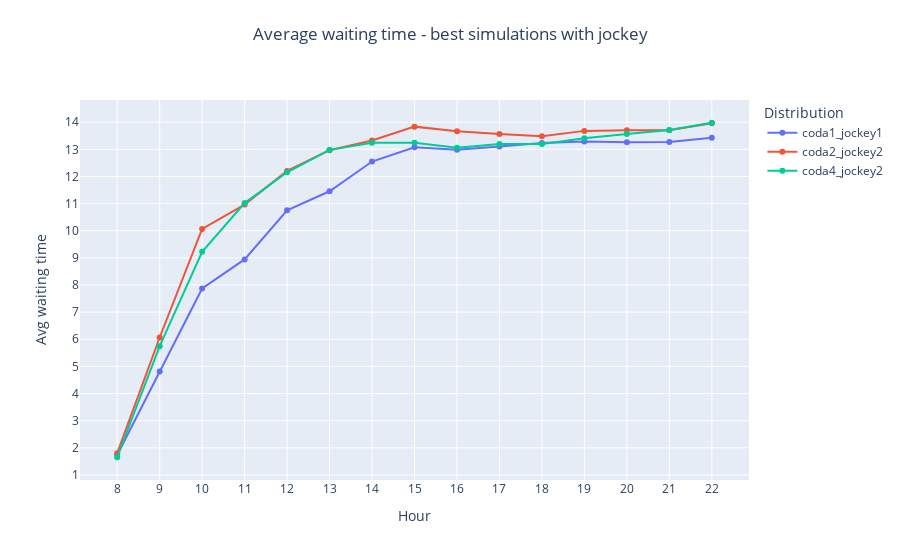

Notebook code for this chart:
### Code cell
# Average waiting time
normalize = False

fig =  go.Figure()

fig = add_simulation_to_plot(fig, df_simulations, 'coda1_jockey1', "Avg_waiting_times_standard", normalize=normalize)
fig = add_simulation_to_plot(fig, df_simulations, 'coda2_jockey2', "Avg_waiting_times_standard", normalize=normalize)
fig = add_simulation_to_plot(fig, df_simulations, 'coda4_jockey2', "Avg_waiting_times_standard", normalize=normalize)


fig = decorate_figure(fig,
    title="Average waiting time - best simulations with jockey",
    y_axis_title="Avg waiting time", dtick=1)

fig.show()
fig.write_image("doc/report/images/results/avg_wt_jockey_best.png", scale=IMAGE_SCALE)

### Figure 1 — Plotly figure (JSON) as saved in the notebook; plotly's stock layout.template omitted (floating-point values rounded to 4 significant figures)
{"data": [{"mode": "lines+markers", "name": "coda1_jockey1", "type": "scatter", "x": [8, 9, 10, 11, 12, 13, 14, 15, 16, 17, 18, 19, 20, 21, 22], "y": [1.735, 4.814, 7.87, 8.941, 10.75, 11.45, 12.55, 13.07, 12.99, 13.11, 13.23, 13.29, 13.26, 13.27, 13.43]}, {"mode": "lines+markers", "name": "coda2_jockey2", "type": "scatter", "x": [8, 9, 10, 11, 12, 13, 14, 15, 16, 17, 18, 19, 20, 21, 22], "y": [1.802, 6.066, 10.07, 10.96, 12.2, 12.97, 13.32, 13.84, 13.67, 13.56, 13.48, 13.68, 13.71, 13.7, 13.96]}, {"mode": "lines+markers", "name": "coda4_jockey2", "type": "scatter", "x": [8, 9, 10, 11, 12, 13, 14, 15, 16, 17, 18, 19, 20, 21, 22], "y": [1.652, 5.747, 9.222, 11.02, 12.15, 12.98, 13.24, 13.24, 13.06, 13.2, 13.19, 13.41, 13.56, 13.71, 13.98]}], "layout": {"legend": {"title": {"text": "Distribution"}}, "title": {"text": "Average waiting time - best simulations with jockey", "x": 0.5, "xanchor": "center", "y": 0.95, "yanchor": "top"}, "xaxis": {"dtick": 1, "tick0": 0, "tickmode": "linear", "title": {"text": "Hour"}}, "yaxis": {"dtick": 1, "tick0": 0, "tickmode": "linear", "title": {"text": "Avg waiting time"}}}}
